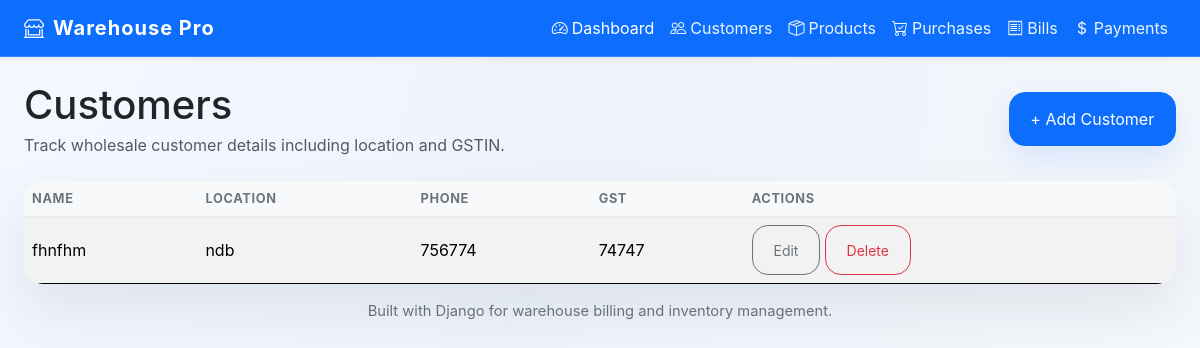
The app's page /customers/ with its own data.
### inventory/models.py (models this page shows, shortened)
class Customer(models.Model):
    name = models.CharField(max_length=100)
    location = models.CharField(max_length=200, blank=True)
    phone_no = models.CharField(max_length=15, blank=True)
    gst = models.CharField(max_length=20, blank=True)

### inventory/views.py (the view)
# urls.py: path("customers/", views.customer_list, name="customer_list"),
def customer_list(request):
    return render(request, "inventory/customer_list.html", {"customers": Customer.objects.all()})

### templates/inventory/customer_list.html (shortened to what this page needs)
{% extends 'inventory/base.html' %}
{% block content %}
<div class="page-header mb-4 d-flex justify-content-between align-items-center flex-wrap gap-3">
    <div>
        <h1 class="mb-1">Customers</h1>
        <p class="text-muted mb-0">Track wholesale customer details including location and GSTIN.</p>
    </div>
    <a class="btn btn-primary" href="{% url 'inventory:customer_create' %}">+ Add Customer</a>
</div>
<div class="card card-body p-0 overflow-hidden">
    <table class="table table-striped table-hover align-middle mb-0">
    <thead class="table-light">
        <tr>
            <th>Name</th>
            <th>Location</th>
            <th>Phone</th>
            <th>GST</th>
            <th>Actions</th>
        </tr>
    </thead>
    <tbody>
        {% for customer in customers %}
            <tr>
                <td>{{ customer.name }}</td>
                <td>{{ customer.location }}</td>
                <td>{{ customer.phone_no }}</td>
                <td>{{ customer.gst }}</td>
                <td>
                    <a class="btn btn-sm btn-outline-secondary" href="{% url 'inventory:customer_update' customer.pk %}">Edit</a>
                    <a class="btn btn-sm btn-outline-danger" href="{% url 'inventory:customer_delete' customer.pk %}">Delete</a>
                </td>
            </tr>
        {% empty %}
            <tr><td colspan="5" class="text-center py-4">No customers found.</td></tr>
        {% endfor %}
    </tbody>
</table>
{% endblock %}

### inventory/static/inventory/css/app.css (style rules this page uses)
body { min-height: 100vh; background: radial-gradient(circle at top left, #f5f8ff 0%, #eef3fb 42%, #f6f8fb 100%); color: #212529; font-family: Inter, system-ui, -apple-system, BlinkMacSystemFont, "Segoe UI", sans-serif; }
.card, .card table, .card form { border: none; border-radius: 1.25rem; box-shadow: 0 25px 55px rgba(15, 23, 42, 0.08); background-color: #ffffff; }
.table { margin-bottom: 0; }
.table thead th { border-bottom: 1px solid #e9ecef; color: #6c757d; letter-spacing: 0.05em; text-transform: uppercase; font-size: 0.8rem; }
.table tbody tr { border-bottom: 1px solid #f1f3f5; }
.table tbody tr:last-child { border-bottom: none; }
.table td, .table th { vertical-align: middle; }
.btn { border-radius: 1rem; padding: 0.85rem 1.3rem; }
.btn-primary, .btn-success, .btn-warning, .btn-info { box-shadow: 0 12px 30px rgba(13, 110, 253, 0.12); }

### records on screen
Customer: name "fhnfhm", location "ndb", phone_no "756774", gst "74747"
